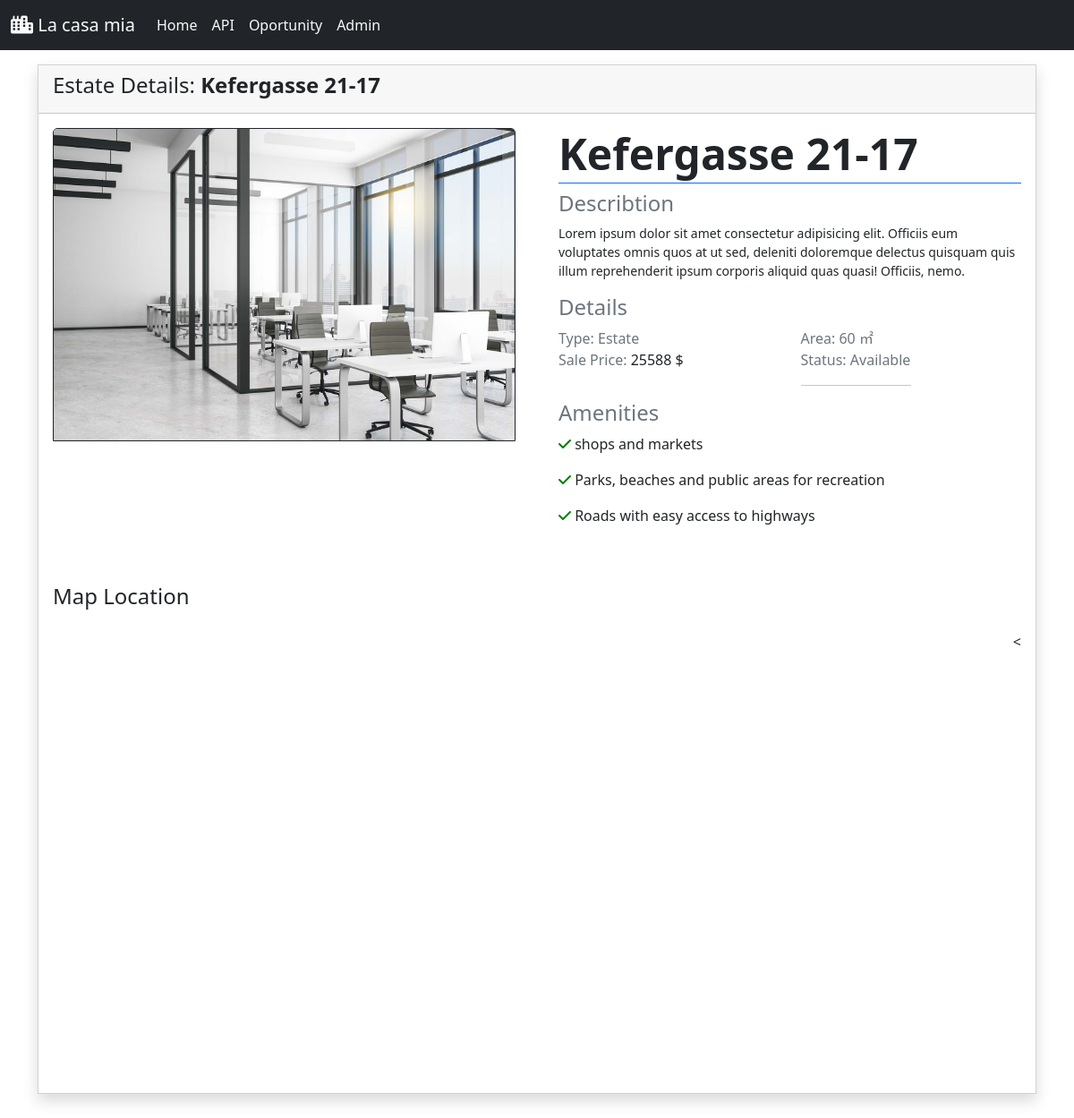
The app's page /PHP/details.php?id=4 with its own data.
### tables this page shows
CREATE TABLE `lacasamia` (
  `id` int(11) NOT NULL,
  `image` varchar(100) DEFAULT NULL,
  `address` varchar(100) DEFAULT NULL,
  `latitude` decimal(10,5) DEFAULT NULL,
  `longitude` decimal(10,5) DEFAULT NULL,
  `reduction` varchar(20) DEFAULT NULL,
  `describtion` text DEFAULT NULL,
  `price` int(11) DEFAULT NULL,
  `status` varchar(30) DEFAULT NULL,
  `area` int(11) DEFAULT NULL
);

### PHP/details.php (the view, shortened to what this page needs)
<?php require_once "..\components\bootstrap.php";
require_once "..\components\\navbar.php";
require_once "..\components\\db_connect.php";
?>
<?php
$id=$_GET['id'];
$sql = "SELECT * FROM lacasamia where id='$id'  " ;
$result = mysqli_query($conn,$sql);
if(mysqli_num_rows($result)  > 0) {
$row = mysqli_fetch_array($result, MYSQLI_ASSOC);
echo $card='<div class="container">
    <div class="content py-3">
        <div class="card card-outline card-primary rounded-0 shadow">
            <div class="card-header">
                <h4 class="card-title">Estate Details: <b>'.$row["address"].'</b></h4>
            </div>
            <div class="card-body">
                <div class="row gx-4 gx-lg-5 align-items-top">
                    <div class="col-md-6">
                        <img class="card-img-top mb-5 mb-md-0 border border-dark" loading="lazy" id="display-img"
                            src="..\picture\\'.$row["image"].'" />
                        <div class="mt-2 row gx-2 gx-lg-3 row-cols-4 row-cols-md-3 row-cols-xl-4 justify-content-start">
                        </div>
                    </div>
                    <div class="col-md-6">
                        <h1 class="display-5 fw-bolder border-bottom border-primary pb-1">'.$row["address"].'</h1>
                        <legend class="h4 text-muted">Describtion</legend>
                        <p class="mb-3"><small>'.$row["describtion"].'</small></p>
                        <fieldset>
                            <legend class="h4 text-muted">Details</legend>
                            <div class="row">
                                <div class="col-6">
                                    <span class="text-muted">Type: Estate </span>
                                </div>
                                <div class="col-6">
                                    <span class="text-muted">Area: '.$row["area"].' &#13217
                                </div>
                                <div class="col-6">
                                    <span class="text-muted">Sale Price:
                                    </span>'.$row["price"].' $
                                </div>
                                <div class="col-6">
                    <div class="col-md-6">
                                    <span class="text-muted ">Status: ' .$row["status"].'</span><hr>
                                </div>
                            </div>
                            <legend class="h4 text-muted">Amenities</legend>
                            <p><i class="fa-solid fa-check" style="color:green;"></i>  shops and markets</p>
                            <p><i class="fa-solid fa-check" style="color:green;"></i>  Parks, beaches and public areas for recreation
                            </p>
                            <p><i class="fa-solid fa-check" style="color:green;"></i>  Roads with easy access to highways</p>
                            </div>
                        </fieldset>
                    </div>
                </div>
<div class="row mt-5">
    <div class="col-md-12">
        <h4 class="mb-4">Map Location</h4>
        <div class="mapouter">
            <div id="gmap_canvas">
                <
                    const myLatLng = { lat: ' .$row["latitude"].', lng: ' .$row["longitude"].' };
            </div>
        </div>
    </div>
</div>
</div>
</div>
</div>
</div>';}
?>

### PHP/details.php (style rules this page uses)
.mapouter { position: relative; text-align: right; height: 500px; width: 100%; }
#gmap_canvas { height: 90%; }

### records on screen
lacasamia: address "Kefergasse 21-17", image (picture), describtion "Lorem ipsum dolor sit amet consectetur adipisicing elit. Officiis eum voluptates omnis quos at ut sed, deleniti doloremque delectus quisquam quis illum reprehenderit ipsum corporis aliquid quas quasi! Officiis, nemo.", area "60", price "25588", status "Available"
